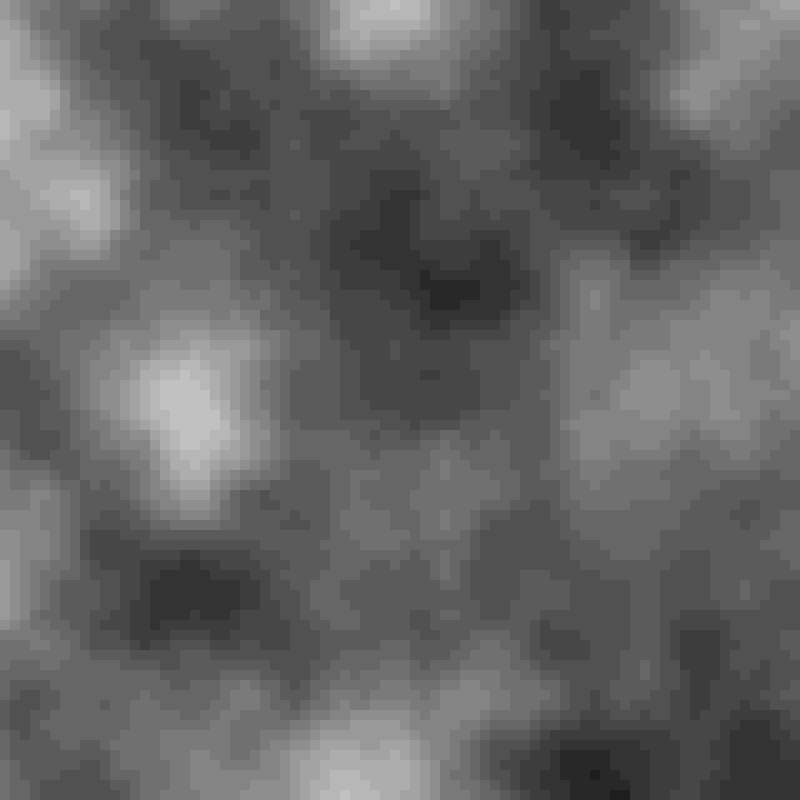
Frame 1 (no input)
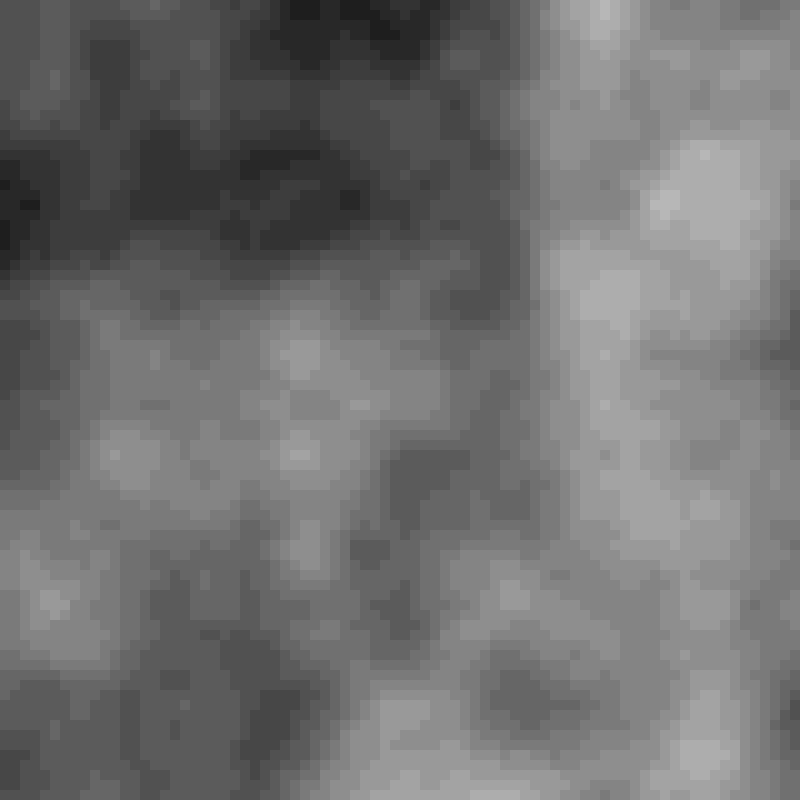
Frame 60 (the mouse pressed at the canvas centre just before this capture)
Frame 120 (the mouse held since frame 60 and released just before this capture): identical to frame 60, image omitted

The Processing sketch that drew these frames (run headless with seeded random() and noise(); from frame 60 on, the mouse is pressed at the canvas centre):

// Processing sketch: msr_noise_terrain
// ── msr_noise_terrain.pde
float noiseScale = 0.005;
int x = 0;
int y = 0;
float x_offset, y_offset;

PFont f;
int squaresize = 10;

void setup() {
  size(800, 800);
  //pixelDensity(2);
  background(255);
  x_offset = 0;
  y_offset = 0;
  noStroke();
}

void draw() {
  background(0);
  
  float x_change, y_change;
  
  x_change = map(mouseX,0,width,10,-10);
  y_change = map(mouseY,0,height,10,-10);
  
  x_offset += x_change;
  y_offset += y_change;
  
  for (int x = 0; x < width; x += squaresize) {
    for (int y = 0; y < height; y += squaresize) {
      // We know that n is between 0 and 1
      float n = noise((x + x_offset) * noiseScale, (y + y_offset) * noiseScale);

      // We know that the uppercase letters are
      // between 65 and 90 in char codes.
      int letterOffset = (int)(n * (90-65));
    
      // Use char() to convert code to letter
      char letter = char(65 + letterOffset);
      
      // Change the color based on the offset
      float redChannel = map(letterOffset,0,25,0,255);
      float greenChannel = max(50,255 - redChannel);
      float blueChannel = redChannel;
      fill(redChannel); //,50,blueChannel);
      
      // Let's rotate based on how close we are to 255 for red
      float rotationAngle = map(redChannel,0,255,0,180);
      rotationAngle = radians(rotationAngle);
      
      pushMatrix();
      translate(x,y);
      // rotate(rotationAngle);
      rect(0,0,squaresize,squaresize);

      popMatrix();
    }
  }
  //noLoop();
}
